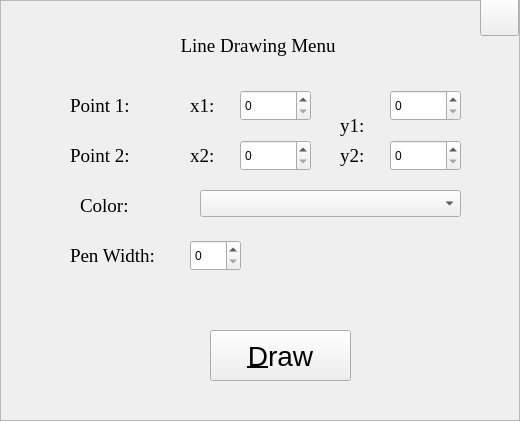
   <widget class="QFrame" name="lineFrame">
    <property name="geometry">
     <rect>
      <x>80</x>
      <y>990</y>
      <width>520</width>
      <height>421</height>
     </rect>
    </property>
    <property name="focusPolicy">
     <enum>Qt::ClickFocus</enum>
    </property>
    <property name="frameShape">
     <enum>QFrame::StyledPanel</enum>
    </property>
    <property name="frameShadow">
     <enum>QFrame::Raised</enum>
    </property>
    <widget class="QPushButton" name="drawLine">
     <property name="geometry">
      <rect>
       <x>210</x>
       <y>330</y>
       <width>141</width>
       <height>51</height>
      </rect>
     </property>
     <property name="font">
      <font>
       <pointsize>21</pointsize>
      </font>
     </property>
     <property name="text">
      <string>&amp;Draw</string>
     </property>
     <property name="icon">
      <iconset>
       <normaloff>:/images/paint.png</normaloff>:/images/paint.png</iconset>
     </property>
     <property name="iconSize">
      <size>
       <width>60</width>
       <height>40</height>
      </size>
     </property>
    </widget>
    <widget class="QLabel" name="label_2">
     <property name="geometry">
      <rect>
       <x>70</x>
       <y>90</y>
       <width>101</width>
       <height>31</height>
      </rect>
     </property>
     <property name="font">
      <font>
       <family>Times New Roman</family>
       <pointsize>14</pointsize>
      </font>
     </property>
     <property name="text">
      <string>Point 1: </string>
     </property>
    </widget>
    <widget class="QLabel" name="label_3">
     <property name="geometry">
      <rect>
       <x>70</x>
       <y>140</y>
       <width>101</width>
       <height>31</height>
      </rect>
     </property>
     <property name="font">
      <font>
       <family>Times New Roman</family>
       <pointsize>14</pointsize>
      </font>
     </property>
     <property name="text">
      <string>Point 2: </string>
     </property>
    </widget>
    <widget class="QSpinBox" name="x1">
     <property name="geometry">
      <rect>
       <x>240</x>
       <y>90</y>
       <width>71</width>
       <height>31</height>
      </rect>
     </property>
     <property name="maximum">
      <number>1200</number>
     </property>
    </widget>
    <widget class="QLabel" name="label_4">
     <property name="geometry">
      <rect>
       <x>190</x>
       <y>90</y>
       <width>41</width>
       <height>31</height>
      </rect>
     </property>
     <property name="font">
      <font>
       <family>Times New Roman</family>
       <pointsize>14</pointsize>
      </font>
     </property>
     <property name="text">
      <string>x1: </string>
     </property>
    </widget>
    <widget class="QSpinBox" name="y1">
     <property name="geometry">
      <rect>
       <x>390</x>
       <y>90</y>
       <width>71</width>
       <height>31</height>
      </rect>
     </property>
     <property name="maximum">
      <number>700</number>
     </property>
    </widget>
    <widget class="QLabel" name="label_5">
     <property name="geometry">
      <rect>
       <x>340</x>
       <y>110</y>
       <width>41</width>
       <height>31</height>
      </rect>
     </property>
     <property name="font">
      <font>
       <family>Times New Roman</family>
       <pointsize>14</pointsize>
      </font>
     </property>
     <property name="text">
      <string>y1: </string>
     </property>
    </widget>
    <widget class="QSpinBox" name="x2">
     <property name="geometry">
      <rect>
       <x>240</x>
       <y>140</y>
       <width>71</width>
       <height>31</height>
      </rect>
     </property>
     <property name="maximum">
      <number>1200</number>
     </property>
    </widget>
    <widget class="QLabel" name="label_6">
     <property name="geometry">
      <rect>
       <x>190</x>
       <y>140</y>
       <width>41</width>
       <height>31</height>
      </rect>
     </property>
     <property name="font">
      <font>
       <family>Times New Roman</family>
       <pointsize>14</pointsize>
      </font>
     </property>
     <property name="text">
      <string>x2: </string>
     </property>
    </widget>
    <widget class="QSpinBox" name="y2">
     <property name="geometry">
      <rect>
       <x>390</x>
       <y>140</y>
       <width>71</width>
       <height>31</height>
      </rect>
     </property>
     <property name="maximum">
      <number>800</number>
     </property>
    </widget>
    <widget class="QLabel" name="label_7">
     <property name="geometry">
      <rect>
       <x>340</x>
       <y>140</y>
       <width>41</width>
       <height>31</height>
      </rect>
     </property>
     <property name="font">
      <font>
       <family>Times New Roman</family>
       <pointsize>14</pointsize>
      </font>
     </property>
     <property name="text">
      <string>y2: </string>
     </property>
    </widget>
    <widget class="QLabel" name="label_8">
     <property name="geometry">
      <rect>
       <x>80</x>
       <y>190</y>
       <width>101</width>
       <height>31</height>
      </rect>
     </property>
     <property name="font">
      <font>
       <family>Times New Roman</family>
       <pointsize>14</pointsize>
      </font>
     </property>
     <property name="text">
      <string>Color: </string>
     </property>
    </widget>
    <widget class="QLabel" name="label_9">
     <property name="geometry">
      <rect>
       <x>70</x>
       <y>240</y>
       <width>101</width>
       <height>31</height>
      </rect>
     </property>
     <property name="font">
      <font>
       <family>Times New Roman</family>
       <pointsize>14</pointsize>
      </font>
     </property>
     <property name="text">
      <string>Pen Width: </string>
     </property>
    </widget>
    <widget class="QSpinBox" name="penWidth">
     <property name="geometry">
      <rect>
       <x>190</x>
       <y>240</y>
       <width>51</width>
       <height>31</height>
      </rect>
     </property>
     <property name="maximum">
      <number>40</number>
     </property>
    </widget>
    <widget class="QComboBox" name="colorLine">
     <property name="geometry">
      <rect>
       <x>200</x>
       <y>190</y>
       <width>261</width>
       <height>27</height>
      </rect>
     </property>
    </widget>
    <widget class="QLabel" name="lineDrawingLabel">
     <property name="geometry">
      <rect>
       <x>10</x>
       <y>30</y>
       <width>501</width>
       <height>31</height>
      </rect>
     </property>
     <property name="font">
      <font>
       <family>Times New Roman</family>
       <pointsize>14</pointsize>
      </font>
     </property>
     <property name="text">
      <string>Line Drawing Menu </string>
     </property>
     <property name="alignment">
      <set>Qt::AlignCenter</set>
     </property>
    </widget>
    <widget class="QPushButton" name="cancelLine">
     <property name="geometry">
      <rect>
       <x>480</x>
       <y>-4</y>
       <width>39</width>
       <height>40</height>
      </rect>
     </property>
     <property name="font">
      <font>
       <pointsize>21</pointsize>
      </font>
     </property>
     <property name="toolTip">
      <string extracomment="cancel">cancel</string>
     </property>
     <property name="text">
      <string/>
     </property>
     <property name="icon">
      <iconset resource="images.qrc">
       <normaloff>:/images/cancel.png</normaloff>:/images/cancel.png</iconset>
     </property>
     <property name="iconSize">
      <size>
       <width>40</width>
       <height>40</height>
      </size>
     </property>
    </widget>
   </widget>
